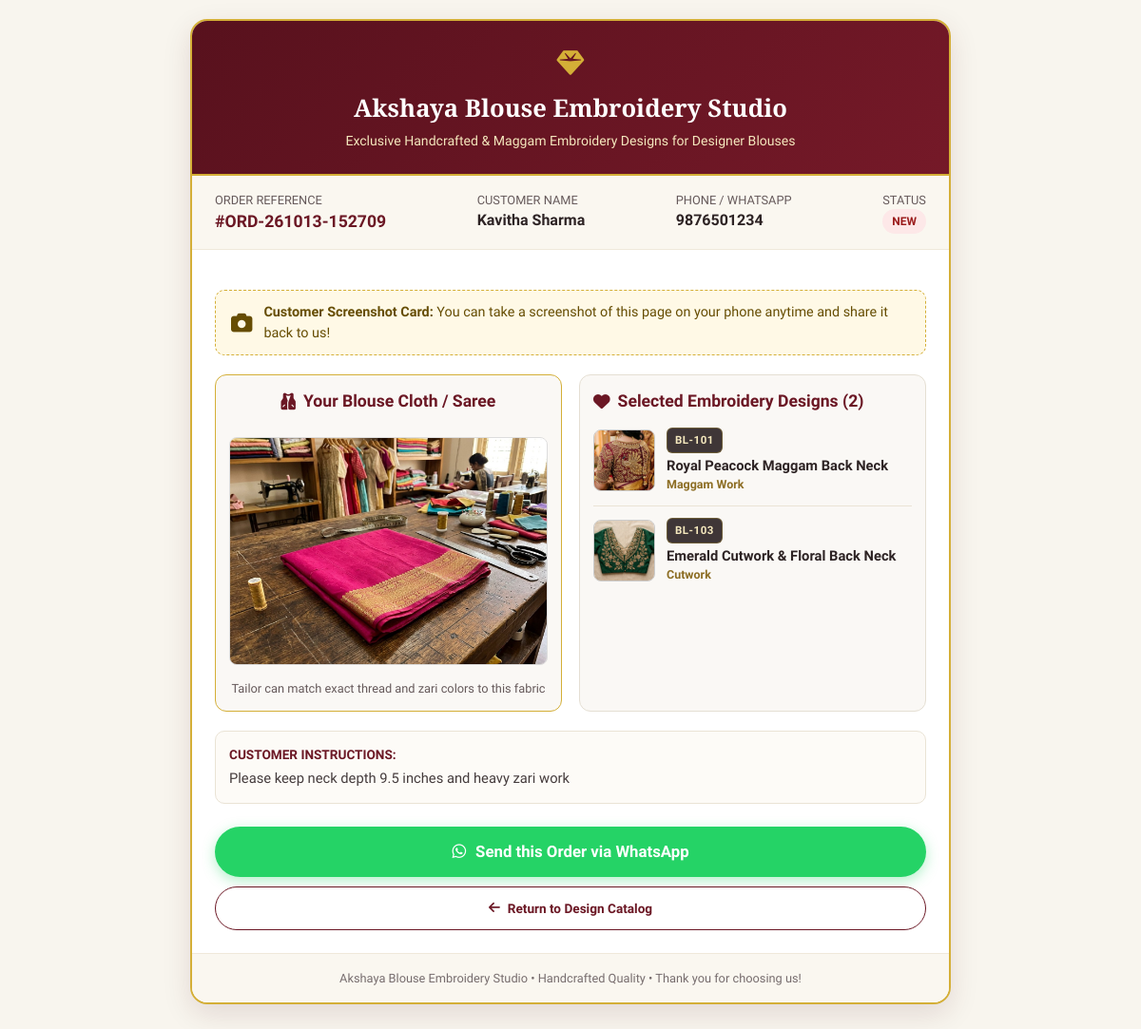
Page /order/ORD-261013-152709 on the committed database.
### tables this page shows
CREATE TABLE settings (
        key TEXT PRIMARY KEY,
        value TEXT NOT NULL
    );

CREATE TABLE orders (
        id INTEGER PRIMARY KEY AUTOINCREMENT,
        order_code TEXT NOT NULL UNIQUE,
        customer_name TEXT NOT NULL,
        customer_phone TEXT NOT NULL,
        blouse_image_path TEXT,
        selected_design_ids TEXT NOT NULL,
        customer_notes TEXT,
        status TEXT DEFAULT 'NEW',
        created_at TIMESTAMP DEFAULT CURRENT_TIMESTAMP
    );

CREATE TABLE designs (
        id INTEGER PRIMARY KEY AUTOINCREMENT,
        code TEXT NOT NULL UNIQUE,
        title TEXT NOT NULL,
        category TEXT NOT NULL,
        description TEXT,
        image_path TEXT NOT NULL,
        thumb_path TEXT NOT NULL,
        pdf_source TEXT,
        pdf_page INTEGER,
        tags TEXT,
        is_active INTEGER DEFAULT 1,
        created_at TIMESTAMP DEFAULT CURRENT_TIMESTAMP
    );

### app.py (the view)
@app.get("/order/{order_code}", response_class=HTMLResponse)
async def view_order_summary(request: Request, order_code: str):
    order = db.get_order_by_code(order_code)
    if not order:
        raise HTTPException(status_code=404, detail="Order not found")
    selected_designs = db.get_designs_by_ids(order.get("selected_design_ids", []))
    settings = db.get_settings()
    return templates.TemplateResponse(request, "order_summary.html", {
        "order": order,
        "designs": selected_designs,
        "settings": settings,
        "base_url": get_base_url(request)
    })

### templates/order_summary.html (shortened to what this page needs)
<!DOCTYPE html>
<html lang="en">
<head>
  <link rel="stylesheet" href="https://cdnjs.cloudflare.com/ajax/libs/font-awesome/6.5.1/css/all.min.css">
  <link rel="stylesheet" href="/static/css/style.css">
</head>
<body>
  <div class="receipt-container">
    <div class="receipt-header">
      <div style="font-size: 1.8rem; color: #D4AF37; margin-bottom: 6px;">
        <i class="fa-solid fa-gem"></i>
      </div>
      <h1 class="receipt-title font-serif">{{ settings.business_name }}</h1>
      <p style="color: #F4E7BD; font-size: 0.88rem;">{{ settings.tagline }}</p>
    </div>
    <div class="receipt-meta">
      <div>
        <div style="color: #665A5B; font-size: 0.8rem;">ORDER REFERENCE</div>
        <div style="font-size: 1.1rem; font-weight: 800; color: #6B1724;">#{{ order.order_code }}</div>
      </div>
      <div>
        <div style="color: #665A5B; font-size: 0.8rem;">CUSTOMER NAME</div>
        <div style="font-size: 1rem; font-weight: 700; color: #2D2324;">{{ order.customer_name }}</div>
      </div>
      <div>
        <div style="color: #665A5B; font-size: 0.8rem;">PHONE / WHATSAPP</div>
        <div style="font-size: 1rem; font-weight: 700; color: #2D2324;">{{ order.customer_phone }}</div>
      </div>
      <div>
        <div style="color: #665A5B; font-size: 0.8rem;">STATUS</div>
        <span class="order-status-badge status-{{ order.status }}">{{ order.status }}</span>
      </div>
    </div>
    <div style="padding: 24px;">
      <div class="screenshot-banner">
        <i class="fa-solid fa-camera" style="font-size: 1.4rem;"></i>
        <div>
          <strong>Customer Screenshot Card:</strong> You can take a screenshot of this page on your phone anytime and share it back to us!
        </div>
      </div>
      <div class="visual-comparison-grid">
        <div class="blouse-box">
          <div class="receipt-section-title" style="justify-content: center;">
            <i class="fa-solid fa-vest"></i> Your Blouse Cloth / Saree
          </div>
          {% if order.blouse_image_path %}
          <img src="/{{ order.blouse_image_path }}" class="blouse-img-large" alt="Customer Blouse Material">
          <div style="margin-top: 8px; font-size: 0.8rem; color: #665A5B;">
            Tailor can match exact thread and zari colors to this fabric
          </div>
          {% else %}
          <div style="padding: 40px 10px; color: #888;">
            <i class="fa-solid fa-image" style="font-size: 2.5rem; margin-bottom: 8px; color: #CCC;"></i>
            <p>No blouse image was uploaded</p>
          </div>
          {% endif %}
        </div>
        <div class="designs-selection-box">
          <div class="receipt-section-title">
            <i class="fa-solid fa-heart"></i> Selected Embroidery Designs ({{ designs|length }})
          </div>
          {% for d in designs %}
          <div class="design-mini-row">
            <img src="/{{ d.thumb_path }}" alt="{{ d.title }}" class="design-mini-img">
            <div>
              <span class="badge-code" style="position: static; font-size: 0.72rem; display: inline-block;">{{ d.code }}</span>
              <div style="font-weight: 700; font-size: 0.92rem; color: #2D2324; margin-top: 2px;">{{ d.title }}</div>
              <div style="font-size: 0.78rem; color: #8C6D23; font-weight: 600;">{{ d.category }}</div>
            </div>
          </div>
          {% endfor %}
        </div>
      </div>
      {% if order.customer_notes %}
      <div style="background: #FDFBF7; border: 1px solid #EAE3D5; border-radius: 10px; padding: 14px; margin-top: 14px;">
        <div style="font-size: 0.85rem; font-weight: 700; color: #6B1724; margin-bottom: 4px;">CUSTOMER INSTRUCTIONS:</div>
        <p style="font-size: 0.92rem; color: #443B3C;">{{ order.customer_notes }}</p>
      </div>
      {% endif %}
      <div style="margin-top: 24px; display: flex; flex-direction: column; gap: 10px;">
        {% if settings.whatsapp_number %}
        <a href="https://wa.me/{{ settings.whatsapp_number }}?text=Hello!%20Here%20is%20my%20blouse%20order%20selection%20%23{{ order.order_code }}%20(Customer:%20{{ order.customer_name }})%20Link:%20{{ base_url }}/order/{{ order.order_code }}"
           target="_blank" class="btn-whatsapp-send">
          <i class="fa-brands fa-whatsapp"></i>
          <span>Send this Order via WhatsApp</span>
        </a>
        {% endif %}
        <a href="/" class="btn-select" style="text-decoration: none; padding: 12px; text-align: center;">
          <i class="fa-solid fa-arrow-left"></i> Return to Design Catalog
        </a>
      </div>
    </div>
    <div style="background: #FAF7F0; padding: 16px; text-align: center; font-size: 0.8rem; color: #776D6E; border-top: 1px solid #EFE8DA;">
      {{ settings.business_name }} &bull; Handcrafted Quality &bull; Thank you for choosing us!
    </div>
  </div>
</body>
</html>

### static/css/style.css (style rules this page uses)
:root { --primary: #6B1724; --primary-dark: #4A0E17; --primary-light: #8E2333; --gold: #D4AF37; --gold-light: #F4E7BD; --gold-dark: #A68015; --gold-gradient: linear-gradient(135deg, #DFBA49 0%, #C89F2A 50%, #9F7913 100%); --bg-creme: #FDFBF7; --bg-card: #FFFFFF; --text-main: #241D1E; --text-muted: #665A5B; --border-light: #EFE8DA; --whatsapp-green: #25D366; --whatsapp-dark: #128C7E; --shadow-sm: 0 2px 8px rgba(107, 23, 36, 0.06); --shadow-md: 0 8px 24px rgba(107, 23, 36, 0.10); --shadow-lg: 0 16px 36px rgba(107, 23, 36, 0.16); --radius-sm: 8px; --radius-md: 14px; --radius-lg: 22px; }
* { box-sizing: border-box; margin: 0; padding: 0; -webkit-tap-highlight-color: transparent; }
body { font-family: 'Plus Jakarta Sans', -apple-system, BlinkMacSystemFont, "Segoe UI", Roboto, sans-serif; background-color: var(--bg-creme); color: var(--text-main); line-height: 1.5; min-height: 100vh; padding-bottom: 90px; }
h1, h2, h3, h4, .font-serif { font-family: 'Playfair Display', Georgia, serif; }
.badge-code { position: absolute; top: 10px; left: 10px; background: rgba(30, 20, 22, 0.85); backdrop-filter: blur(4px); color: var(--gold-light); font-size: 0.75rem; font-weight: 700; padding: 4px 8px; border-radius: 6px; letter-spacing: 0.5px; border: 1px solid rgba(212, 175, 55, 0.3); }
.btn-select { width: 100%; padding: 10px 12px; border-radius: 30px; border: 1.5px solid var(--primary); background-color: #FFFFFF; color: var(--primary); font-size: 0.85rem; font-weight: 700; display: flex; align-items: center; justify-content: center; gap: 8px; cursor: pointer; transition: all 0.2s ease; }
.btn-whatsapp-send { width: 100%; background: var(--whatsapp-green); color: #FFF; font-size: 1.05rem; font-weight: 700; padding: 14px; border-radius: 30px; border: none; cursor: pointer; display: flex; align-items: center; justify-content: center; gap: 10px; text-decoration: none; box-shadow: 0 4px 14px rgba(37, 211, 102, 0.35); transition: all 0.2s; }
.order-status-badge { display: inline-block; padding: 4px 10px; border-radius: 20px; font-size: 0.75rem; font-weight: 700; text-transform: uppercase; }
.status-NEW { background: #FDE8E8; color: #9B1C1C; }

### templates/order_summary.html (style rules this page uses)
body { background-color: #F8F5EE; padding: 20px 10px 60px 10px; }
.receipt-container { max-width: 800px; margin: 0 auto; background: #FFFFFF; border-radius: 18px; box-shadow: 0 10px 30px rgba(74, 14, 23, 0.12); border: 2px solid #D4AF37; overflow: hidden; }
.receipt-header { background: linear-gradient(135deg, #58111D 0%, #751928 100%); color: #FFFDF9; padding: 24px; text-align: center; border-bottom: 2px solid #D4AF37; }
.receipt-title { font-size: 1.6rem; font-weight: 700; color: #FFF; margin-bottom: 4px; }
.receipt-meta { display: flex; justify-content: space-between; flex-wrap: wrap; background: #FAF7F0; padding: 16px 24px; border-bottom: 1px solid #EFE8DA; font-size: 0.9rem; }
.receipt-section-title { font-size: 1.1rem; font-weight: 700; color: #6B1724; margin-bottom: 14px; display: flex; align-items: center; gap: 8px; }
.visual-comparison-grid { display: grid; grid-template-columns: 1fr 1fr; gap: 18px; margin: 20px 0; }
.blouse-box { background: #FAF8F5; border: 1.5px solid #D4AF37; border-radius: 12px; padding: 14px; text-align: center; }
.blouse-img-large { width: 100%; height: 240px; object-fit: cover; border-radius: 8px; margin-top: 10px; border: 1px solid #DDD; }
.designs-selection-box { background: #FAF8F5; border: 1.5px solid #E5DFD3; border-radius: 12px; padding: 14px; }
.design-mini-row { display: flex; gap: 12px; align-items: center; margin-bottom: 12px; padding-bottom: 12px; border-bottom: 1px solid #EAE3D5; }
.design-mini-row:last-child { border-bottom: none; margin-bottom: 0; padding-bottom: 0; }
.design-mini-img { width: 65px; height: 65px; border-radius: 8px; object-fit: cover; flex-shrink: 0; border: 1px solid #CCC; }
.screenshot-banner { background: #FFF9E6; border: 1px dashed #D4AF37; padding: 12px 16px; border-radius: 10px; margin: 18px 0; display: flex; align-items: center; gap: 12px; font-size: 0.9rem; color: #664D03; }

### rows in the picture
settings: business_name "Akshaya Blouse Embroidery Studio"
settings: tagline "Exclusive Handcrafted & Maggam Embroidery Designs for Designer Blouses"
orders: order_code "ORD-261013-152709", customer_name "Kavitha Sharma", customer_phone "9876501234", status "NEW", blouse_image_path (picture), customer_notes "Please keep neck depth 9.5 inches and heavy zari work"
designs: thumb_path (picture), code "BL-101", title "Royal Peacock Maggam Back Neck", category "Maggam Work"
designs: thumb_path (picture), code "BL-103", title "Emerald Cutwork & Floral Back Neck", category "Cutwork"

### other values in the picture
{{ designs|length }} "2"
